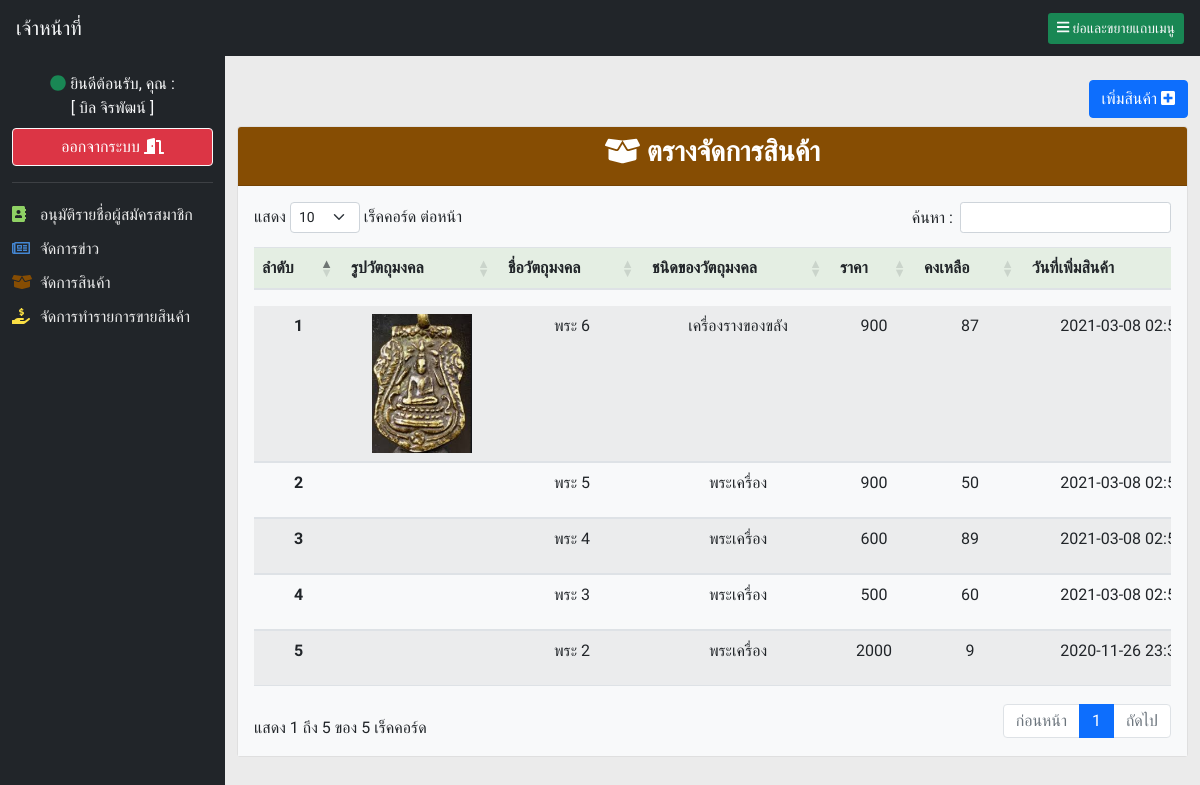
The app's page /back_house_system/manager.php?m=m3 (signed in), older data.
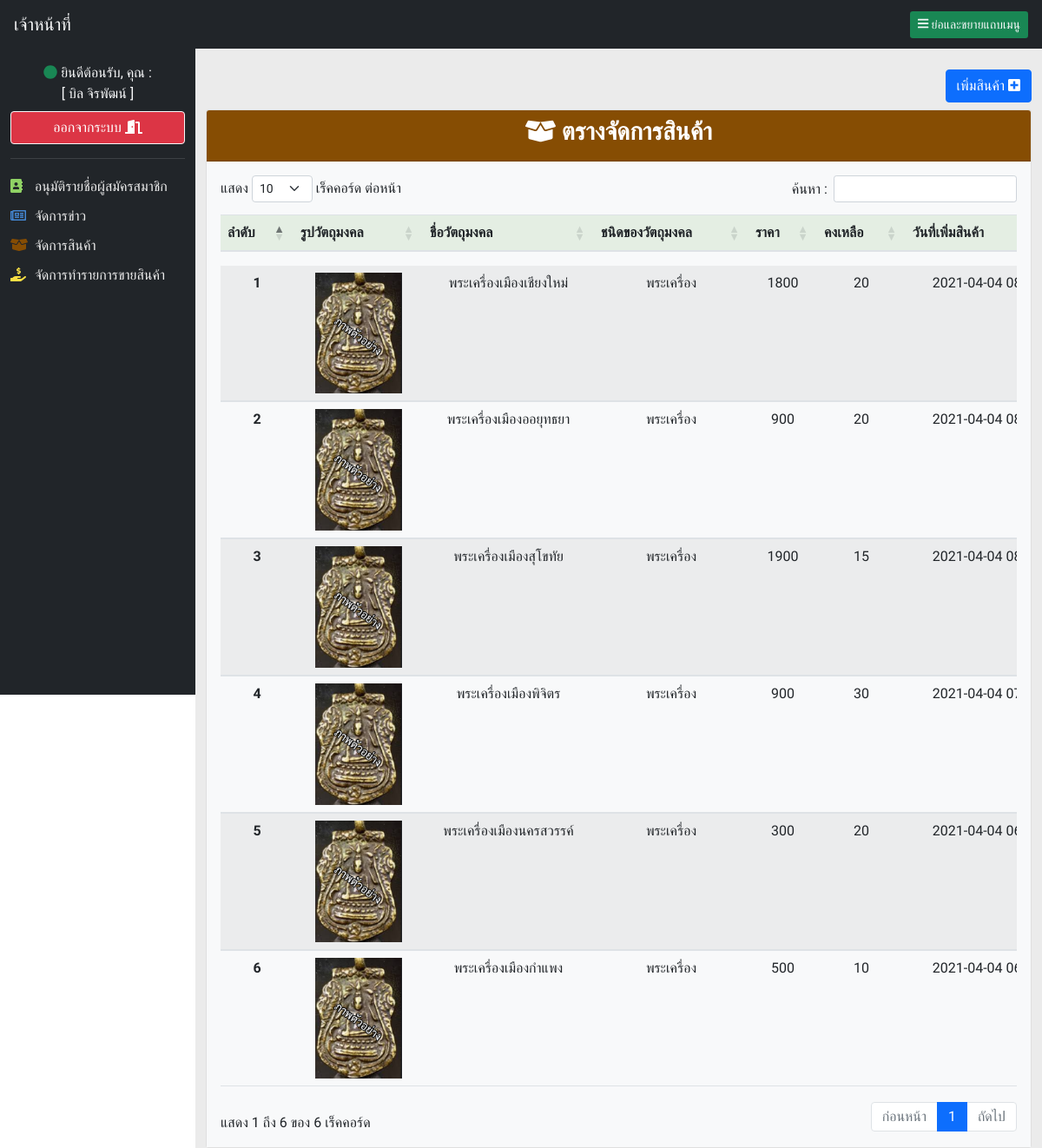
The same page, newer data.
### tables this page shows
CREATE TABLE `product` (
  `id_product` int(10) NOT NULL,
  `product_name` varchar(50) NOT NULL,
  `product_type` varchar(50) NOT NULL,
  `product_des` varchar(100) NOT NULL,
  `product_price` varchar(6) NOT NULL,
  `product_qty` varchar(5) NOT NULL,
  `product_cover` varchar(50) NOT NULL,
  `date_create` timestamp NOT NULL DEFAULT current_timestamp() ON UPDATE current_timestamp()
);

### function.php (called while the page is built, shortened)
<?php
        class DB_conn{
            function __construct(){
                $conn = mysqli_connect(DB_server, DB_user, DB_password, DB_name);
                $this->dbcon = $conn;
                mysqli_set_charset($this->dbcon, "utf8");
            }
            public function pdSlm3(){
                $re = mysqli_query($this->dbcon, "SELECT * FROM product ORDER BY id_product DESC");
                return $re;
            }
                }
?>

### back_house_system/include_for_m/product_sys.php (the view, shortened to what this page needs)
<?php
    require_once('../function.php');
    $pd_sl = new DB_conn();
        ?>
<div class="d-flex justify-content-end mb-2">
    <a href="manager.php?m=m3_add" class="btn btn-primary">เพิ่มสินค้า <i class="fas fa-plus-square"></i></a>
</div>
<div class="card">
    <div class="card-header" id="bg_hd_card_m3">
        <h3 class="text-center"><b> <i class="fas fa-box-open"></i> ตรางจัดการสินค้า</b></h3>
    </div>
    <div class="card-body bg-light">
                    <table class="min-vw-100 table table-striped pb-3" id="myTable1">
                <thead class="min-vw-100">
                    <tr class="text-center" id="bg_hd_table_m">
                    <th scope="col">ลำดับ</th>
                    <th scope="col">รูปวัตถุมงคล</th>
                    <th scope="col">ชื่อวัตถุมงคล</th>
                    <th scope="col">ชนิดของวัตถุมงคล</th>
                    <th scope="col">ราคา</th>
                    <th scope="col">คงเหลือ</th>
                    <th scope="col">วันที่เพิ่มสินค้า</th>
                    </tr>
                </thead>
                <tbody>
                <?php
                        $res1 = $pd_sl->pdSlm3();
                        $n=1;
                        while($num1 = mysqli_fetch_array($res1))
                        {
                ?>
                    <tr class="text-center">
                    <th scope="row"><?php $num1['id_product']; echo $n;  ?></th>
                    <td>
                        <img style="width:100px" src="../image/product/<?php echo $num1['product_cover'];?>" alt="">
                    </td>
                    <td><?php echo $num1['product_name'];?></td>
                    <td><?php echo $num1['product_type'];?></td>
                    <td><?php echo $num1['product_price'];?></td>
                    <td><?php echo $num1['product_qty'];?></td>
                    <td><?php echo $num1['date_create'];?></td>
                    </tr>
                    <?php
                    $n++;
                    }
                    ?>
                </tbody>
                </table>
    </div>
</div>

### back_house_system/manager.php (shortened to what this page needs)
<?php
    require_once('../function.php');
?>
<!DOCTYPE html>
<html lang="en">
    <head>
        <link href="css/styles.css" rel="stylesheet" />
        <link rel="stylesheet" href="css/manag1.css?version=<?php echo filemtime('css/manag1.css'); ?>" />
        <link rel="stylesheet" href="https://pro.fontawesome.com/releases/v5.10.0/css/all.css"/>
        <link href="https://cdn.datatables.net/1.10.20/css/dataTables.bootstrap4.min.css" rel="stylesheet" />
        <link rel="stylesheet" href="https://pro.fontawesome.com/releases/v5.10.0/css/all.css"/>
        <link rel="stylesheet" href="https://stackpath.bootstrapcdn.com/bootstrap/5.0.0-alpha1/css/bootstrap.min.css">
        <link rel="stylesheet" href="https://cdn.datatables.net/1.10.23/css/dataTables.bootstrap5.min.css">
        <link rel="stylesheet" href="https://cdnjs.cloudflare.com/ajax/libs/sweetalert/1.1.3/sweetalert.css">
    </head>
    <body class="sb-nav-fixed">
        <nav class="sb-topnav navbar navbar-expand navbar-dark bg-dark d-flex justify-content-center pr-0">
            <p class="navbar-brand text-light">เจ้าหน้าที่ </p>
            <div class="w-100 text-right">
            <button class="btn btn-link btn-sm order-1 order-lg-0 text-decoration-none bg-success text-light" id="sidebarToggle" href="#"><i class="fas fa-bars"></i> ย่อและขยายแถบเมนู</button>
            </div>
        </nav>
        <div id="layoutSidenav">
            <div id="layoutSidenav_nav">
                <nav class="sb-sidenav accordion sb-sidenav-dark" id="sidenavAccordion" >
                    <div class="sb-sidenav-menu">
                        <div class="nav">
                            <div class="container">
                                         <div class="text-light mt-3">
                                        <p class="text-center m-0 p-0"><i class="fas fa-circle text-success"></i> ยินดีต้อนรับ, คุณ : </p><p class="text-center  m-0 mb-2 p-0">[ <?php echo $_SESSION['name']." ".$_SESSION['lname']; ?> ]</p>
                                            <a href="../chk_all/chk_logout.php?logout=m"><button class="btn btn-danger w-100 border border-light">ออกจากระบบ <i class="fas fa-door-open"></i></button></a>
                                        </div>
                                    <hr>
                            <ul id="ul_m">
                                <a href="manager.php?m=m1" class="text-light">
                                <li>
                                    <div class="row d-flex align-items-center">
                                        <div class="col-1 mr-1">
                                            <i class="fas fa-address-book" id="m_m1"></i>
                                        </div>
                                        <div class="col">
                                            <p class=" mb-0" id="t_m_m1">อนุมัติรายชื่อผู้สมัครสมาชิก</p>
                                        </div>
                                    </div>
                                </li></a>
                                <a href="manager.php?m=m2" class="text-light">
                                <li>
                                    <div class="row d-flex align-items-center">
                                        <div class="col-1 mr-1">
                                            <i class="far fa-newspaper" id="m_m2"></i>
                                        </div>
                                        <div class="col">
                                        <p class=" mb-0" id="t_m_m2">จัดการข่าว</p>
                                        </div>
                                    </div>
                                </li></a>
                                <a href="manager.php?m=m3" class="text-light">
                                <li>
                                    <div class="row d-flex align-items-center">
                                        <div class="col-1 mr-1">
                                            <i class="fas fa-box-open" id="m_m3"></i>
                                        </div>
                                        <div class="col">
                                        <p class=" mb-0" id="t_m_m3">จัดการสินค้า</p>
                                        </div>
                                    </div>
                                </li></a>
                                <a href="manager.php?m=m4" class="text-light">
                                <li>
                                    <div class="row d-flex align-items-center">
                                        <div class="col-1 mr-1">
                                            <i class="fas fa-hand-holding-usd" id="m_m4"></i>
                                        </div>
                                        <div class="col">
                                        <p class=" mb-0" id="t_m_m4">จัดการทำรายการขายสินค้า</p>
                                        </div>
                                    </div>
                                </li></a>
                            </ul>
                        </div>
                    </div>
                </nav>
            </div>
            <div id="layoutSidenav_content">
                <main>
                    <div class="container-fluid min-vh-100" id="bg_dash">
                        <br>
                        <?php
                switch ($_GET['m']){
                    case "m3":
                        include_once('include_for_m/product_sys.php');
                    break;
                }
        ?>
    </body>
</html>

### back_house_system/css/manag1.css (style rules this page uses)
* { font-family: 'Mitr', sans-serif; }
#bg_dash { background-color: #ebebeb; }
#bg_hd_card_m3 { background-color: rgb(134, 77, 3); color: white; }
#bg_hd_table_m { background-color: #e4eee3; }
#ul_m { margin-top: 20px; padding: 0px; }
#ul_m li { list-style: none; margin-top: 10px; }
#ul_m a { text-decoration: none; }
#ul_m #m_m1 { color: rgb(143, 209, 100); }
#ul_m #m_m2 { color: rgb(68, 135, 211); }
#ul_m #m_m3 { color: rgb(134, 77, 3); }
#ul_m #m_m4 { color: rgb(250, 223, 68); }
#t_m_m1 { color: rgb(236, 236, 236); }
#t_m_m2 { color: rgb(236, 236, 236); }
#t_m_m3 { color: rgb(236, 236, 236); }
#t_m_m4 { color: rgb(236, 236, 236); }

Row changes from the older to the newer data that the page shows:
removed product: product_cover (picture), product_name "พระ 6", product_type "เครื่องรางของขลัง", product_price "900", product_qty "87", date_create "2021-03-08…"
removed product: product_name "พระ 5", product_type "พระเครื่อง", product_price "900", product_qty "50", date_create "2021-03-08…"
removed product: product_name "พระ 4", product_type "พระเครื่อง", product_price "600", product_qty "89", date_create "2021-03-08…"
removed product: product_name "พระ 3", product_type "พระเครื่อง", product_price "500", product_qty "60", date_create "2021-03-08…"
removed product: product_name "พระ 2", product_type "พระเครื่อง", product_price "2000", product_qty "9", date_create "2020-11-26…"
added product: product_cover (picture), product_name "พระเครื่องเมืองเชียงใหม่", product_type "พระเครื่อง", product_price "1800", product_qty "20", date_create "2021-04-04…"
added product: product_cover (picture), product_name "พระเครื่องเมืองออยุทธยา", product_type "พระเครื่อง", product_price "900", product_qty "20", date_create "2021-04-04…"
added product: product_cover (picture), product_name "พระเครื่องเมืองสุโขทัย", product_type "พระเครื่อง", product_price "1900", product_qty "15", date_create "2021-04-04…"
added product: product_cover (picture), product_name "พระเครื่องเมืองพิจิตร", product_type "พระเครื่อง", product_price "900", product_qty "30", date_create "2021-04-04…"
added product: product_cover (picture), product_name "พระเครื่องเมืองนครสวรรค์", product_type "พระเครื่อง", product_price "300", product_qty "20", date_create "2021-04-04…"
added product: product_cover (picture), product_name "พระเครื่องเมืองกำแพง", product_type "พระเครื่อง", product_price "500", product_qty "10", date_create "2021-04-04…"
Text that changed along with them:
text written by a page script: "แสดง เร็คคอร์ด ต่อหน้า ค้นหา : แสดง 1 ถึง 5 ของ 5 เร็คคอร์ด ก่อนหน้า 1 ถัดไป" → "แสดง เร็คคอร์ด ต่อหน้า ค้นหา : แสดง 1 ถึง 6 ของ 6 เร็คคอร์ด ก่อนหน้า 1 ถัดไป"
